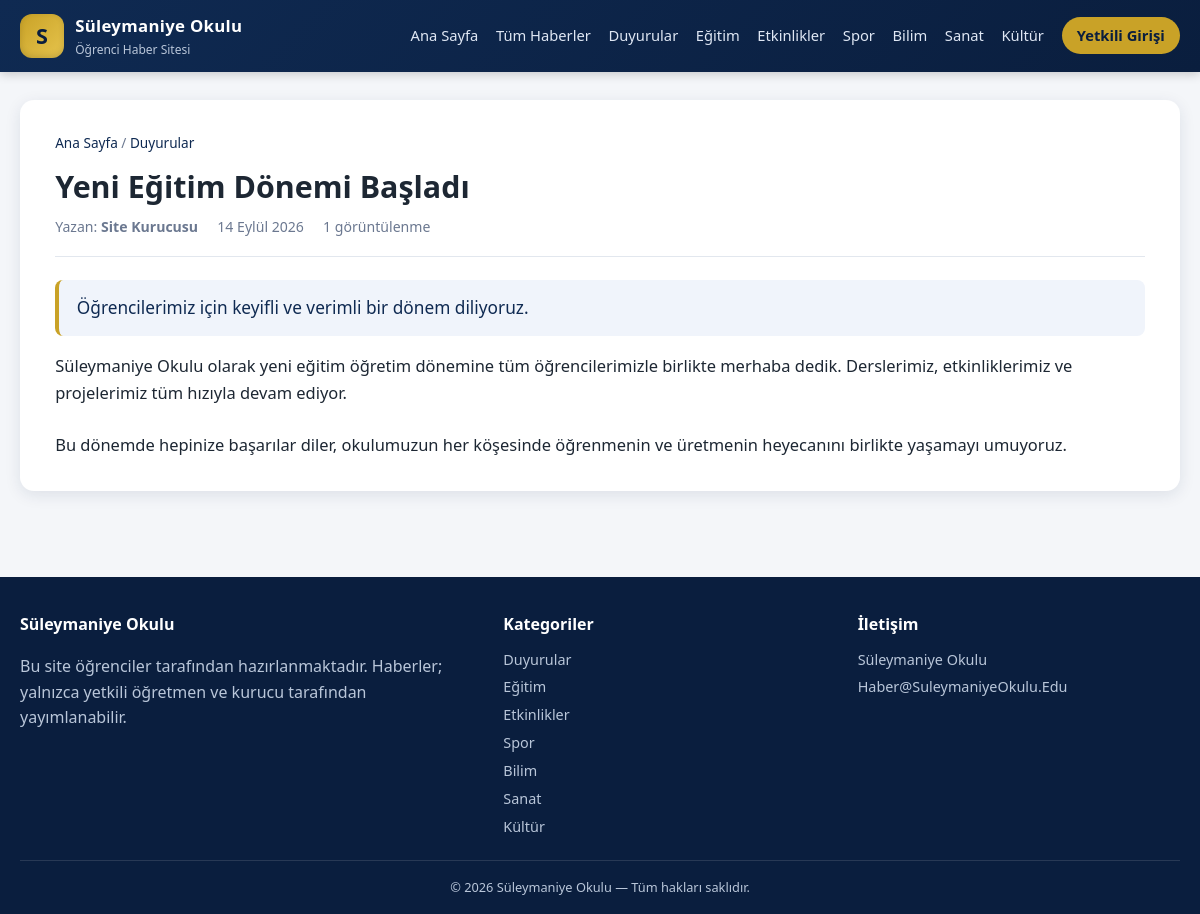
The page /haber/1 on the database its author committed.
### tables this page shows
CREATE TABLE articles (
                id INTEGER PRIMARY KEY AUTOINCREMENT,
                title TEXT NOT NULL,
                category TEXT DEFAULT 'duyurular',
                summary TEXT DEFAULT '',
                content TEXT NOT NULL,
                image TEXT DEFAULT '',
                author_id INTEGER NOT NULL,
                author_name TEXT DEFAULT '',
                views INTEGER NOT NULL DEFAULT 0,
                status TEXT NOT NULL DEFAULT 'published',
                created_at TEXT NOT NULL,
                updated_at TEXT NOT NULL
            );

### app.py (the view)
@app.route("/haber/<int:article_id>")
def article_detail(article_id):
    with _lock:
        conn = _conn()
        row = conn.execute("SELECT * FROM articles WHERE id = ?", (article_id,)).fetchone()
        if row is not None:
            conn.execute("UPDATE articles SET views = views + 1 WHERE id = ?", (article_id,))
            conn.commit()
        conn.close()
    article = dict(row) if row else None
    if article is None or article["status"] != "published":
        abort(404)
    with _lock:
        conn = _conn()
        related = [
            dict(r)
            for r in conn.execute(
                "SELECT * FROM articles WHERE status = 'published' AND category = ? AND id != ? ORDER BY created_at DESC LIMIT 3",
                (article["category"], article_id),
            ).fetchall()
        ]
        conn.close()
    return render_template("article.html", article=article, related=related)

### app.py (called while the page is built, shortened)
def _conn():
    conn = sqlite3.connect(DB_PATH)
    conn.row_factory = sqlite3.Row
    return conn

def current_user():
    uid = session.get("user_id")
    if not uid:
        return None

def category_totals():
    with _lock:
        conn = _conn()
        rows = conn.execute(
            "SELECT category, COUNT(*) AS c FROM articles WHERE status = 'published' GROUP BY category"
        ).fetchall()
        conn.close()
    totals = {slug: 0 for slug in CATEGORIES}
    for r in rows:
        totals[r["category"]] = r["c"]
    return totals

@app.template_filter("nf")
def nl2br_filter(value):
    return html.escape(value or "").replace("\n", "<br>")

@app.template_filter("trdate")
def trdate_filter(value):
    try:
        d = datetime.fromisoformat(value)
    except (ValueError, TypeError):
        return value or ""
    return f"{d.day} {TR_MONTHS[d.month]} {d.year}"

@app.template_filter("catname")
def catname_filter(slug):
    return CATEGORIES.get(slug or "", "Genel")

@app.context_processor
def inject_globals():
    return {
        "categories": CATEGORIES,
        "category_totals": category_totals(),
        "now_year": datetime.now().year,
        "role_labels": ROLE_LABELS,
        "user": current_user(),
    }

### templates/article.html (shortened to what this page needs)
{% extends "base.html" %}
{% block content %}
<article class="article-page">
  <p class="breadcrumb"><a href="{{ url_for('index') }}">Ana Sayfa</a> / <a href="{{ url_for('category_page', slug=article.category) }}">{{ article.category | catname }}</a></p>
  <h1 class="article-title">{{ article.title }}</h1>
  <div class="article-meta">
    <span>Yazan: <strong>{{ article.author_name }}</strong></span>
    <span>{{ article.created_at | trdate }}</span>
    <span>{{ article.views }} görüntülenme</span>
  </div>
  {% if article.summary %}
    <p class="article-summary">{{ article.summary }}</p>
  {% endif %}
  <div class="article-content">{{ article.content | nf | safe }}</div>
</article>
{% endblock %}

### static/style.css (style rules this page uses)
:root { --navy: #0f2a52; --navy-dark: #0a1e3e; --gold: #c9a227; --gold-light: #e6c44d; --bg: #f4f6f9; --card: #ffffff; --text: #1d2733; --muted: #6b7890; --line: #e2e7ee; --danger: #c0392b; --ok: #1e7d46; --radius: 14px; --shadow: 0 4px 16px rgba(15, 42, 82, 0.10); }
* { box-sizing: border-box; }
html, body { margin: 0; padding: 0; }
body { font-family: "Segoe UI", Tahoma, Arial, sans-serif; background: var(--bg); color: var(--text); line-height: 1.6; display: flex; min-height: 100vh; flex-direction: column; }
a { color: var(--navy); text-decoration: none; }
.article-page { background: var(--card); border-radius: var(--radius); box-shadow: var(--shadow); padding: 2rem 2.2rem; }
.breadcrumb { color: var(--muted); font-size: 0.85rem; margin: 0 0 0.8rem; }
.article-title { font-size: 1.9rem; line-height: 1.3; margin: 0 0 0.6rem; }
.article-meta { display: flex; gap: 1.2rem; flex-wrap: wrap; color: var(--muted); font-size: 0.88rem; padding-bottom: 1.1rem; border-bottom: 1px solid var(--line); margin-bottom: 1.4rem; }
.article-summary { font-size: 1.08rem; color: var(--navy); background: #f0f4fb; border-left: 4px solid var(--gold); padding: 0.9rem 1.1rem; border-radius: 8px; }
.article-content { font-size: 1.03rem; }

### rows shown on the page
articles: category|catname "Duyurular", title "Yeni Eğitim Dönemi Başladı", author_name "Site Kurucusu", created_at|trdate "14 Eylül 2026", views "1", summary "Öğrencilerimiz için keyifli ve verimli bir dönem diliyoruz.", content|nf "Süleymaniye Okulu olarak yeni eğitim öğretim dönemine tüm öğrencilerimizle birlikte merhaba dedik. Derslerimiz, etkinliklerimiz ve projelerimiz tüm hızıyla devam ediyor. Bu dönemde hepinize başarılar diler, okulumuzun her köşesinde öğrenmenin ve üretmenin heyecanını birlikte yaşamayı umuyoruz."

### other values the page prints
{{ name }} "Duyurular" "Eğitim" "Etkinlikler" "Spor" "Bilim" "Sanat" "Kültür"
